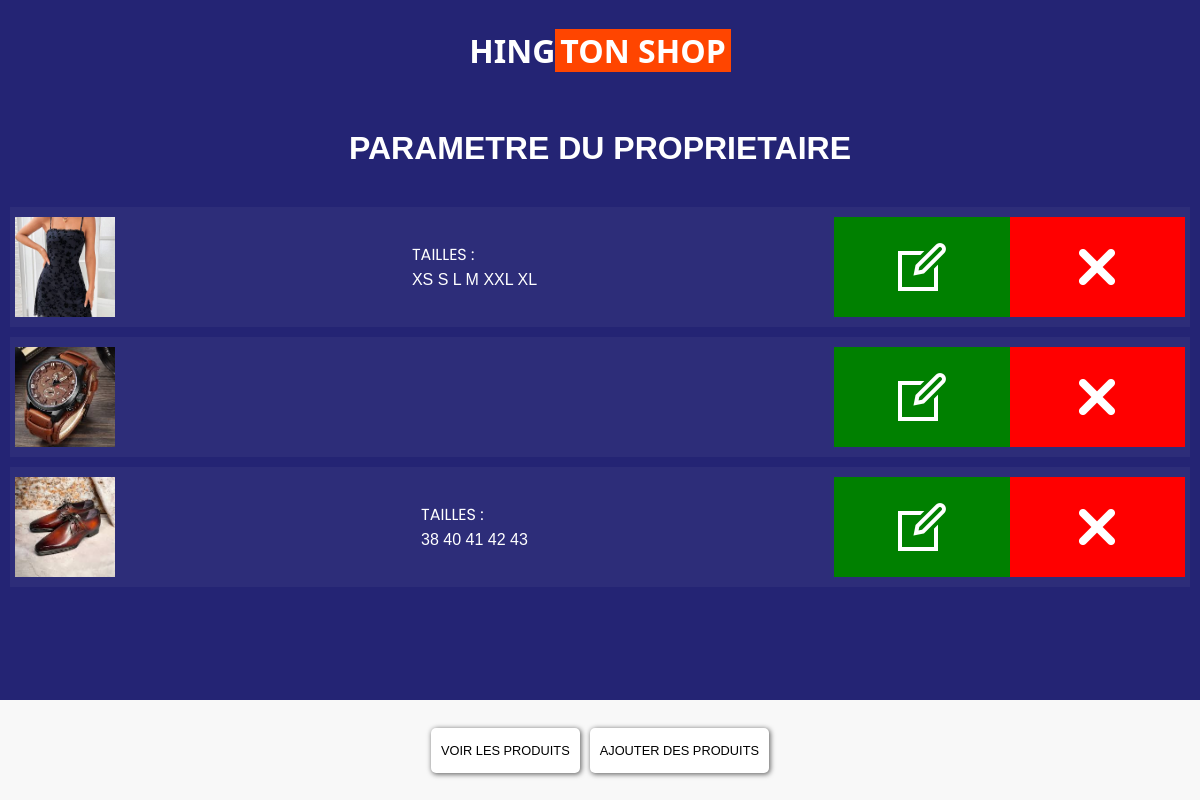
Page /administa on the committed database.
### app.py (models this page shows, shortened)
class Ajouter(db.Model):
    id = db.Column(db.Integer, primary_key = True)
    nom = db.Column(db.String(15), unique = False , nullable = False)
    description = db.Column(db.String(100), unique = False , nullable = False)
    categorie = db.Column(db.String(100), unique = False , nullable = False)
    image = db.Column(db.String(100), unique = True , nullable = False)
    twoimage = db.Column(db.String(100), unique = False , nullable = False)
    threeimage = db.Column(db.String(100), unique = False , nullable = False)
    forimage = db.Column(db.String(100), unique = False , nullable = False)
    xs = db.Column(db.String(100), unique = False , nullable = False)
    s = db.Column(db.String(100), unique = False , nullable = False)
    m = db.Column(db.String(100), unique = False , nullable = False)
    l = db.Column(db.String(100), unique = False , nullable = False)
    xl = db.Column(db.String(100), unique = False , nullable = False)
    xxl = db.Column(db.String(100), unique = False , nullable = False)
    rouge = db.Column(db.String(100), unique = False , nullable = False)
    blanc = db.Column(db.String(100), unique = False , nullable = False)
    noir = db.Column(db.String(100), unique = False , nullable = False)
    jaune = db.Column(db.String(100), unique = False , nullable = False)
    vert = db.Column(db.String(100), unique = False , nullable = False)
    orange = db.Column(db.String(100), unique = False , nullable = False)
    bleu = db.Column(db.String(100), unique = False , nullable = False)
    rose = db.Column(db.String(100), unique = False , nullable = False)
    marron = db.Column(db.String(100), unique = False , nullable = False)
    violet = db.Column(db.String(100), unique = False , nullable = False)
    gris = db.Column(db.String(100), unique = False , nullable = False)
    tranwite = db.Column(db.String(100), unique = False , nullable = False)
    tranneuf = db.Column(db.String(100), unique = False , nullable = False)
    karente = db.Column(db.String(100), unique = False , nullable = False)
    tranwiteun = db.Column(db.String(100), unique = False , nullable = False)
    tranwitedeux = db.Column(db.String(100), unique = False , nullable = False)
    tranwitrois = db.Column(db.String(100), unique = False , nullable = False)
    tranwitekate = db.Column(db.String(100), unique = False , nullable = False)

### app.py (the view)
@app.route("/administa")
def administa():
    try :
        administa = Ajouter.query.all()
        VetementHomme = []
        a = Ajouter.query.all()
        for i in a:
            if i.categorie == 'VetementHomme':
                VetementHomme.append(i)
        VetementFemme = []
        a = Ajouter.query.all()
        for i in a:
            if i.categorie == 'VetementFemme':
                VetementFemme.append(i)
        Montre = []
        a = Ajouter.query.all()
        for i in a:
            if i.categorie == 'Montre':
                Montre.append(i)
        sac = []
        a = Ajouter.query.all()
        for i in a:
            if i.categorie == 'chaussure':
                sac.append(i)
        return render_template("administa.html",administa=administa,VetementHomme=VetementHomme,VetementFemme=VetementFemme,Montre=Montre,sac=sac)
    except :
        return render_template("administa.html",administa=administa,VetementHomme=VetementHomme,VetementFemme=VetementFemme,Montre=Montre,sac=sac)

### templates/administa.html (shortened to what this page needs)
<!DOCTYPE html>
<html lang="en">
<head>
    <link rel="stylesheet" href="/static/CSS/administa.css">
</head>
<body>
    <header>
        <h1 style="font-family: 'Segoe UI', Tahoma, Geneva, Verdana, sans-serif;font-size: 2rem;color: white;
    ">HING<span id="deuxlogo">TON SHOP</span></h1>
    </header>
    <h1 style="font-family: Arial, Helvetica, sans-serif;text-align:center;padding:30px 5px;color: white;">PARAMETRE DU PROPRIETAIRE</h1>
    {% for i in VetementFemme %}
    <div class="image">
        <div class="ima1">
            <a href="/info/{{i.id}}" class="image1">
                <img src="{{url_for('static', filename='uploads/' + i.image)}}" width=" 100%" height="100%" alt="">
            </a>
        </div>
        <div class="desc">
            <p>TAILLES : <span style="font-size: 1rem;font-family: Arial, Helvetica, sans-serif;text-transform: uppercase;"><br>
                {% if not i.xs == 'rien' %}
                {{i.xs}}
                {% endif %}
                {% if not i.s == 'rien' %}
                {{i.s}}
                {% endif %}
                {% if not i.l == 'rien' %}
                {{i.l}}
                {% endif %}
                {% if not i.m == 'rien' %}
                {{i.m}}
                {% endif %}
                {% if not i.xxl == 'rien' %}
                {{i.xxl}}
                {% endif %}
                {% if not i.xl == 'rien' %}
                {{i.xl}}
                {% endif %}
            </span></p>
        </div>
        <div class="bouton">
            <div class="supeir1">
                <a href="/mofiedd/{{i.id}}" ><img src="{{url_for('static', filename='IMAGE/nofiid.png')}}" style="filter: invert();" alt=""></a>
            </div>
            <div class="supeir2">
                <a href="/Suppesz/{{i.id}}" ><img src="{{url_for('static', filename='IMAGE/croix.png')}}" style="filter: invert();" alt=""></a>
            </div>
        </div>
    </div>
    {%endfor%}
    {% for i in Montre %}
    <div class="image">
        <div class="ima1">
            <a href="/info/{{i.id}}" class="image1">
                <img src="{{url_for('static', filename='uploads/' + i.image)}}" width=" 100%" height="100%" alt="">
            </a>
        </div>
        <div class="desc">
        </div>
        <div class="bouton">
            <div class="supeir1">
                <a href="/mofiedd/{{i.id}}" ><img src="{{url_for('static', filename='IMAGE/nofiid.png')}}" style="filter: invert();" alt=""></a>
            </div>
            <div class="supeir2">
                <a href="/Suppesz/{{i.id}}" ><img src="{{url_for('static', filename='IMAGE/croix.png')}}" style="filter: invert();" alt=""></a>
            </div>
        </div>
    </div>
    {%endfor%}
    {% for i in sac %}
        <div class="image">
            <div class="ima1">
                <a href="/info/{{i.id}}" class="image1">
                    <img src="{{url_for('static', filename='uploads/' + i.image)}}" width=" 100%" height="100%" alt="">
                </a>
            </div>
            <div class="desc">
                <p>TAILLES : <span style="font-size: 1rem;font-family: Arial, Helvetica, sans-serif;text-transform: uppercase;"><br>
                    {% if not i.tranwite == 'rien' %}
                    {{i.tranwite}}
                    {% endif %}
                    {% if not i.karente == 'rien' %}
                    {{i.karente}}
                    {% endif %}
                    {% if not i.tranwiteun == 'rien' %}
                    {{i.tranwiteun}}
                    {% endif %}
                    {% if not i.tranwitedeux == 'rien' %}
                    {{i.tranwitedeux}}
                    {% endif %}
                    {% if not i.tranwitrois == 'rien' %}
                    {{i.tranwitrois}}
                    {% endif %}
                </span></p>
            </div>
            <div class="bouton">
                <div class="supeir1">
                    <a href="/mofiedd/{{i.id}}" ><img src="{{url_for('static', filename='IMAGE/nofiid.png')}}" style="filter: invert();" alt=""></a>
                </div>
                <div class="supeir2">
                    <a href="/Suppesz/{{i.id}}" ><img src="{{url_for('static', filename='IMAGE/croix.png')}}" style="filter: invert();" alt=""></a>
                </div>
            </div>
        </div>
    {%endfor%}
    <div class="dgud">
        <a href="/vente" class="voiir">VOIR LES PRODUITS</a>
        <a href="/add_objet" class="voiir">AJOUTER DES PRODUITS</a>
    </div>
</body>
</html>

### static/CSS/administa.css (style rules this page uses)
* { box-sizing: border-box; margin: 0; padding: 0; font-family: 'Poppins', sans-serif; scroll-behavior: smooth; color: white; }
body { width: 100%; background-color: rgb(36, 36, 116); overflow-x: hidden; padding-left: 10px; padding-right: 10px; padding-bottom: 150px; }
.image { width: 100%; height: 120px; background-color: rgba(255, 255, 255, 0.038); display: flex; align-items: center; justify-content: space-between; padding-left: 5px; padding-right: 5px; margin-top: 10px; position: relative; }
.ima1 ,.image1 { width: 100px; height: 100px; display: flex; align-items: center; justify-content: center; }
.desc { width: 30%; height: 100px; display: flex; align-items: center; justify-content: center; }
.bouton { width: 30%; height: 100px; display: flex; align-items: center; justify-content: center; }
.bouton a { text-decoration: none; padding: 10px 15px; display: flex; align-items: center; justify-content: center; color: white; text-align: center; }
.dgud { width: 100%; height:100px; display: flex; align-items: center; justify-content: center; gap: 10px; text-align: center; position: fixed; bottom: 0; left: 0; right: 0; background-color: rgb(248, 248, 248); }
.dgud a { text-decoration: none; padding: 15px 10px; display: flex; align-items: center; justify-content: center; background-color: white; color: black; border-radius: 5px; text-align: center; box-shadow: 1px 1px 5px 0.5px rgb(104, 104, 104); font-family: Arial, Helvetica, sans-serif; font-size: 0.8rem; }
header { width: 100%; height: 100px; background-color: rgb(36, 36, 116); display: flex; align-items: center; justify-content: center; }
#deuxlogo { padding-left: 5px; padding-right: 5px; background-color: orangered; color: white; font-family: 'Segoe UI', Tahoma, Geneva, Verdana, sans-serif; }
.supeir1 { width: 50%; height: 100%; background-color: green; display: flex; align-items: center; justify-content: center; }
.supeir2 { width: 50%; height: 100%; background-color: red; display: flex; align-items: center; justify-content: center; }

### rows in the picture
Ajouter: image (picture), xs "XS", s "S", l "L", m "M", xxl "XXL", xl "XL"
Ajouter: image (picture)
Ajouter: image (picture), tranwite "38", karente "40", tranwiteun "41", tranwitedeux "42", tranwitrois "43"
